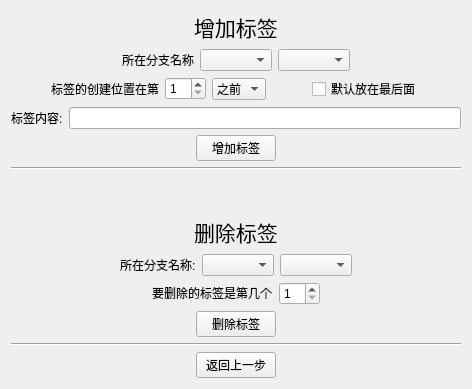
      <widget class="QWidget" name="tab_5">
       <attribute name="title">
        <string>增/删标签</string>
       </attribute>
       <layout class="QVBoxLayout" name="verticalLayout_9">
        <item>
         <layout class="QVBoxLayout" name="verticalLayout_8">
          <item>
           <layout class="QHBoxLayout" name="horizontalLayout_34">
            <item>
             <widget class="QLabel" name="label_18">
              <property name="sizePolicy">
               <sizepolicy hsizetype="Fixed" vsizetype="Fixed">
                <horstretch>0</horstretch>
                <verstretch>0</verstretch>
               </sizepolicy>
              </property>
              <property name="font">
               <font>
                <family>Agency FB</family>
                <pointsize>16</pointsize>
               </font>
              </property>
              <property name="text">
               <string>增加标签</string>
              </property>
             </widget>
            </item>
           </layout>
          </item>
          <item>
           <layout class="QHBoxLayout" name="horizontalLayout_30">
            <item>
             <spacer name="horizontalSpacer_29">
              <property name="orientation">
               <enum>Qt::Horizontal</enum>
              </property>
              <property name="sizeHint" stdset="0">
               <size>
                <width>40</width>
                <height>20</height>
               </size>
              </property>
             </spacer>
            </item>
            <item>
             <widget class="QLabel" name="label_19">
              <property name="sizePolicy">
               <sizepolicy hsizetype="Fixed" vsizetype="Fixed">
                <horstretch>0</horstretch>
                <verstretch>0</verstretch>
               </sizepolicy>
              </property>
              <property name="text">
               <string>所在分支名称</string>
              </property>
             </widget>
            </item>
            <item>
             <widget class="QComboBox" name="addLabelBranchComboBox1">
              <property name="sizePolicy">
               <sizepolicy hsizetype="Fixed" vsizetype="Fixed">
                <horstretch>0</horstretch>
                <verstretch>0</verstretch>
               </sizepolicy>
              </property>
             </widget>
            </item>
            <item>
             <widget class="QComboBox" name="addLabelBranchComboBox2"/>
            </item>
            <item>
             <spacer name="horizontalSpacer_30">
              <property name="orientation">
               <enum>Qt::Horizontal</enum>
              </property>
              <property name="sizeHint" stdset="0">
               <size>
                <width>40</width>
                <height>20</height>
               </size>
              </property>
             </spacer>
            </item>
           </layout>
          </item>
          <item>
           <layout class="QHBoxLayout" name="horizontalLayout_28">
            <item>
             <spacer name="horizontalSpacer_31">
              <property name="orientation">
               <enum>Qt::Horizontal</enum>
              </property>
              <property name="sizeHint" stdset="0">
               <size>
                <width>40</width>
                <height>20</height>
               </size>
              </property>
             </spacer>
            </item>
            <item>
             <widget class="QLabel" name="label_20">
              <property name="sizePolicy">
               <sizepolicy hsizetype="Fixed" vsizetype="Fixed">
                <horstretch>0</horstretch>
                <verstretch>0</verstretch>
               </sizepolicy>
              </property>
              <property name="text">
               <string>标签的创建位置在第</string>
              </property>
             </widget>
            </item>
            <item>
             <widget class="QSpinBox" name="addLabelPositionSpinBox">
              <property name="sizePolicy">
               <sizepolicy hsizetype="Fixed" vsizetype="Fixed">
                <horstretch>0</horstretch>
                <verstretch>0</verstretch>
               </sizepolicy>
              </property>
              <property name="minimum">
               <number>1</number>
              </property>
             </widget>
            </item>
            <item>
             <widget class="QComboBox" name="addLabelPositionComboBox">
              <property name="sizePolicy">
               <sizepolicy hsizetype="Fixed" vsizetype="Fixed">
                <horstretch>0</horstretch>
                <verstretch>0</verstretch>
               </sizepolicy>
              </property>
              <item>
               <property name="text">
                <string>之前</string>
               </property>
              </item>
              <item>
               <property name="text">
                <string>之后</string>
               </property>
              </item>
             </widget>
            </item>
            <item>
             <spacer name="horizontalSpacer_32">
              <property name="orientation">
               <enum>Qt::Horizontal</enum>
              </property>
              <property name="sizeHint" stdset="0">
               <size>
                <width>40</width>
                <height>20</height>
               </size>
              </property>
             </spacer>
            </item>
            <item>
             <widget class="QCheckBox" name="addLabelPositionCheckBox">
              <property name="sizePolicy">
               <sizepolicy hsizetype="Fixed" vsizetype="Fixed">
                <horstretch>0</horstretch>
                <verstretch>0</verstretch>
               </sizepolicy>
              </property>
              <property name="text">
               <string>默认放在最后面</string>
              </property>
             </widget>
            </item>
            <item>
             <spacer name="horizontalSpacer_33">
              <property name="orientation">
               <enum>Qt::Horizontal</enum>
              </property>
              <property name="sizeHint" stdset="0">
               <size>
                <width>40</width>
                <height>20</height>
               </size>
              </property>
             </spacer>
            </item>
           </layout>
          </item>
          <item>
           <layout class="QHBoxLayout" name="horizontalLayout_33">
            <item>
             <widget class="QLabel" name="label_21">
              <property name="sizePolicy">
               <sizepolicy hsizetype="Fixed" vsizetype="Fixed">
                <horstretch>0</horstretch>
                <verstretch>0</verstretch>
               </sizepolicy>
              </property>
              <property name="text">
               <string>标签内容:</string>
              </property>
             </widget>
            </item>
            <item>
             <widget class="QLineEdit" name="addLabelContent"/>
            </item>
           </layout>
          </item>
          <item>
           <layout class="QHBoxLayout" name="horizontalLayout_29">
            <item>
             <spacer name="horizontalSpacer_40">
              <property name="orientation">
               <enum>Qt::Horizontal</enum>
              </property>
              <property name="sizeHint" stdset="0">
               <size>
                <width>40</width>
                <height>20</height>
               </size>
              </property>
             </spacer>
            </item>
            <item>
             <widget class="QPushButton" name="addLabelGenraButtom">
              <property name="sizePolicy">
               <sizepolicy hsizetype="Fixed" vsizetype="Fixed">
                <horstretch>0</horstretch>
                <verstretch>0</verstretch>
               </sizepolicy>
              </property>
              <property name="text">
               <string>增加标签</string>
              </property>
             </widget>
            </item>
            <item>
             <spacer name="horizontalSpacer_41">
              <property name="orientation">
               <enum>Qt::Horizontal</enum>
              </property>
              <property name="sizeHint" stdset="0">
               <size>
                <width>40</width>
                <height>20</height>
               </size>
              </property>
             </spacer>
            </item>
           </layout>
          </item>
          <item>
           <widget class="Line" name="line_2">
            <property name="orientation">
             <enum>Qt::Horizontal</enum>
            </property>
           </widget>
          </item>
          <item>
           <spacer name="verticalSpacer_3">
            <property name="orientation">
             <enum>Qt::Vertical</enum>
            </property>
            <property name="sizeType">
             <enum>QSizePolicy::Minimum</enum>
            </property>
            <property name="sizeHint" stdset="0">
             <size>
              <width>20</width>
              <height>40</height>
             </size>
            </property>
           </spacer>
          </item>
          <item>
           <layout class="QHBoxLayout" name="horizontalLayout_35">
            <item>
             <widget class="QLabel" name="label_22">
              <property name="sizePolicy">
               <sizepolicy hsizetype="Fixed" vsizetype="Fixed">
                <horstretch>0</horstretch>
                <verstretch>0</verstretch>
               </sizepolicy>
              </property>
              <property name="font">
               <font>
                <family>Agency FB</family>
                <pointsize>16</pointsize>
               </font>
              </property>
              <property name="text">
               <string>删除标签</string>
              </property>
             </widget>
            </item>
           </layout>
          </item>
          <item>
           <layout class="QHBoxLayout" name="horizontalLayout_27">
            <item>
             <spacer name="horizontalSpacer_34">
              <property name="orientation">
               <enum>Qt::Horizontal</enum>
              </property>
              <property name="sizeHint" stdset="0">
               <size>
                <width>40</width>
                <height>20</height>
               </size>
              </property>
             </spacer>
            </item>
            <item>
             <widget class="QLabel" name="label_23">
              <property name="sizePolicy">
               <sizepolicy hsizetype="Fixed" vsizetype="Fixed">
                <horstretch>0</horstretch>
                <verstretch>0</verstretch>
               </sizepolicy>
              </property>
              <property name="text">
               <string>所在分支名称:</string>
              </property>
             </widget>
            </item>
            <item>
             <widget class="QComboBox" name="deleteLabelBranchComboBox1">
              <property name="sizePolicy">
               <sizepolicy hsizetype="Fixed" vsizetype="Fixed">
                <horstretch>0</horstretch>
                <verstretch>0</verstretch>
               </sizepolicy>
              </property>
             </widget>
            </item>
            <item>
             <widget class="QComboBox" name="deleteLabelBranchComboBox2"/>
            </item>
            <item>
             <spacer name="horizontalSpacer_35">
              <property name="orientation">
               <enum>Qt::Horizontal</enum>
              </property>
              <property name="sizeHint" stdset="0">
               <size>
                <width>40</width>
                <height>20</height>
               </size>
              </property>
             </spacer>
            </item>
           </layout>
          </item>
          <item>
           <layout class="QHBoxLayout" name="horizontalLayout_31">
            <item>
             <spacer name="horizontalSpacer_36">
              <property name="orientation">
               <enum>Qt::Horizontal</enum>
              </property>
              <property name="sizeHint" stdset="0">
               <size>
                <width>40</width>
                <height>20</height>
               </size>
              </property>
             </spacer>
            </item>
            <item>
             <widget class="QLabel" name="label_24">
              <property name="sizePolicy">
               <sizepolicy hsizetype="Fixed" vsizetype="Fixed">
                <horstretch>0</horstretch>
                <verstretch>0</verstretch>
               </sizepolicy>
              </property>
              <property name="text">
               <string>要删除的标签是第几个</string>
              </property>
             </widget>
            </item>
            <item>
             <widget class="QSpinBox" name="deleteLabelPositionSpinBox">
              <property name="sizePolicy">
               <sizepolicy hsizetype="Fixed" vsizetype="Fixed">
                <horstretch>0</horstretch>
                <verstretch>0</verstretch>
               </sizepolicy>
              </property>
              <property name="minimum">
               <number>1</number>
              </property>
             </widget>
            </item>
            <item>
             <spacer name="horizontalSpacer_37">
              <property name="orientation">
               <enum>Qt::Horizontal</enum>
              </property>
              <property name="sizeHint" stdset="0">
               <size>
                <width>40</width>
                <height>20</height>
               </size>
              </property>
             </spacer>
            </item>
           </layout>
          </item>
          <item>
           <layout class="QHBoxLayout" name="horizontalLayout_32">
            <item>
             <spacer name="horizontalSpacer_38">
              <property name="orientation">
               <enum>Qt::Horizontal</enum>
              </property>
              <property name="sizeHint" stdset="0">
               <size>
                <width>40</width>
                <height>20</height>
               </size>
              </property>
             </spacer>
            </item>
            <item>
             <widget class="QPushButton" name="deleteLabelDeleteButtom">
              <property name="sizePolicy">
               <sizepolicy hsizetype="Fixed" vsizetype="Fixed">
                <horstretch>0</horstretch>
                <verstretch>0</verstretch>
               </sizepolicy>
              </property>
              <property name="text">
               <string>删除标签</string>
              </property>
             </widget>
            </item>
            <item>
             <spacer name="horizontalSpacer_39">
              <property name="orientation">
               <enum>Qt::Horizontal</enum>
              </property>
              <property name="sizeHint" stdset="0">
               <size>
                <width>40</width>
                <height>20</height>
               </size>
              </property>
             </spacer>
            </item>
           </layout>
          </item>
          <item>
           <widget class="Line" name="line_6">
            <property name="orientation">
             <enum>Qt::Horizontal</enum>
            </property>
           </widget>
          </item>
          <item>
           <layout class="QHBoxLayout" name="horizontalLayout_55">
            <item>
             <widget class="QPushButton" name="addLabelBackButtom">
              <property name="sizePolicy">
               <sizepolicy hsizetype="Fixed" vsizetype="Fixed">
                <horstretch>0</horstretch>
                <verstretch>0</verstretch>
               </sizepolicy>
              </property>
              <property name="text">
               <string>返回上一步</string>
              </property>
             </widget>
            </item>
           </layout>
          </item>
         </layout>
        </item>
       </layout>
      </widget>
